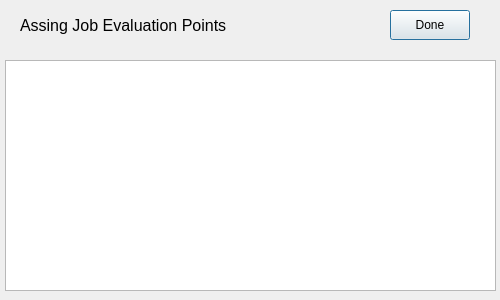
<?xml version="1.0" encoding="UTF-8"?>
<ui version="4.0">
 <class>Dialog</class>
 <widget class="QDialog" name="Dialog">
  <property name="geometry">
   <rect>
    <x>0</x>
    <y>0</y>
    <width>500</width>
    <height>300</height>
   </rect>
  </property>
  <property name="windowTitle">
   <string>Dialog</string>
  </property>
  <widget class="QLabel" name="label">
   <property name="geometry">
    <rect>
     <x>0</x>
     <y>0</y>
     <width>500</width>
     <height>50</height>
    </rect>
   </property>
   <property name="text">
    <string/>
   </property>
   <property name="pixmap">
    <pixmap>LightGray.png</pixmap>
   </property>
  </widget>
  <widget class="QLabel" name="label_2">
   <property name="geometry">
    <rect>
     <x>0</x>
     <y>50</y>
     <width>500</width>
     <height>250</height>
    </rect>
   </property>
   <property name="text">
    <string/>
   </property>
   <property name="pixmap">
    <pixmap>DarkGray.png</pixmap>
   </property>
  </widget>
  <widget class="QPushButton" name="DoneButton">
   <property name="geometry">
    <rect>
     <x>390</x>
     <y>10</y>
     <width>80</width>
     <height>30</height>
    </rect>
   </property>
   <property name="text">
    <string>Done</string>
   </property>
  </widget>
  <widget class="QLabel" name="label_3">
   <property name="geometry">
    <rect>
     <x>20</x>
     <y>5</y>
     <width>241</width>
     <height>41</height>
    </rect>
   </property>
   <property name="font">
    <font>
     <pointsize>12</pointsize>
    </font>
   </property>
   <property name="text">
    <string>Assing Job Evaluation Points</string>
   </property>
  </widget>
  <widget class="QTableView" name="TableofContents">
   <property name="geometry">
    <rect>
     <x>5</x>
     <y>60</y>
     <width>491</width>
     <height>231</height>
    </rect>
   </property>
  </widget>
 </widget>
 <resources/>
 <connections/>
</ui>
